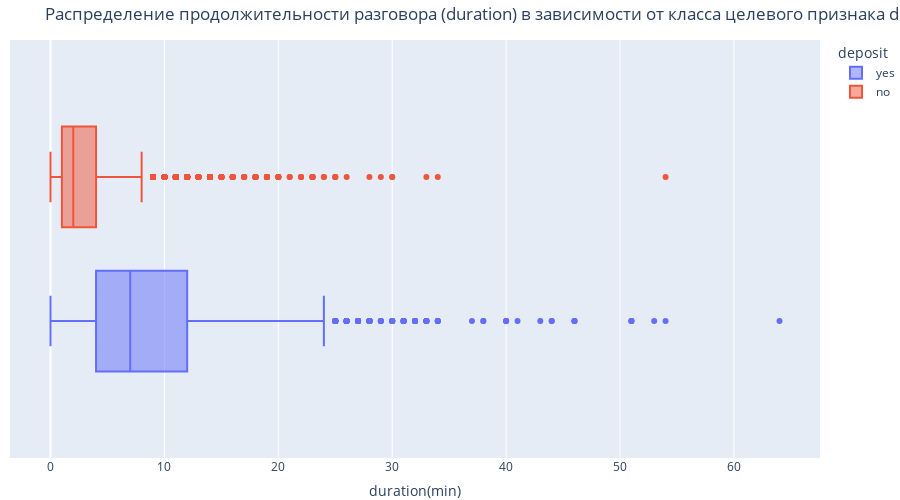

Source (notebook cell):
### Code cell
fig = px.box(
  data_frame=df,
  x='duration(min)',
  color='deposit',
  height=500,
  width=900,
  title='Распределение продолжительности разговора (duration) в зависимости от класса целевого признака deposit')

fig.update_layout(margin=dict(l=10, r=10, t=40, b=0))
fig.show()

### Figure 1 — Plotly figure (JSON) as saved in the notebook; plotly's stock layout.template omitted (floating-point values rounded to 4 significant figures; data arrays with more than 128 entries replaced by an {"elided": "..."} marker saying what was removed)
{"data": [{"alignmentgroup": "True", "hovertemplate": "deposit=yes<br>duration(min)=%{x}<extra></extra>", "legendgroup": "yes", "marker": {"color": "#636efa"}, "name": "yes", "notched": false, "offsetgroup": "yes", "orientation": "h", "showlegend": true, "type": "box", "x": {"elided": "4681 int values"}, "x0": " ", "xaxis": "x", "y0": " ", "yaxis": "y"}, {"alignmentgroup": "True", "hovertemplate": "deposit=no<br>duration(min)=%{x}<extra></extra>", "legendgroup": "no", "marker": {"color": "#EF553B"}, "name": "no", "notched": false, "offsetgroup": "no", "orientation": "h", "showlegend": true, "type": "box", "x": {"elided": "5424 int values"}, "x0": " ", "xaxis": "x", "y0": " ", "yaxis": "y"}], "layout": {"boxmode": "group", "height": 500, "legend": {"title": {"text": "deposit"}, "tracegroupgap": 0}, "margin": {"b": 0, "l": 10, "r": 10, "t": 40}, "title": {"text": "Распределение продолжительности разговора (duration) в зависимости от класса целевого признака deposit"}, "width": 900, "xaxis": {"anchor": "y", "domain": [0, 1], "title": {"text": "duration(min)"}}, "yaxis": {"anchor": "x", "domain": [0, 1]}}}
